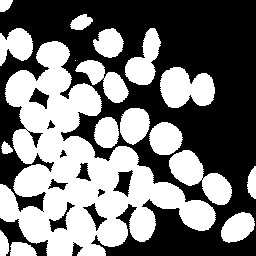
#> input picture TADI/TP1/images/cafe.bmp, 256 x 256 px; the run also reads 1 picture not shown here
$ jupyter execute --allow-errors TP-morpho-1.ipynb   (older library calls are emulated)
#> lines starting #> are read from the running program, lines starting #| are printed output that depends on the picture; after the words box and inside, x2 and y2 are one past the last pixel; in counts of white or black regions, pixels touching at a corner belong together
#!/usr/bin/env python3
# -*- coding: utf-8 -*-
"""
Created on Tue Sep  4 10:23:50 2018
Modified Oct 2020, Oct 2021, Oct 2023

@author: Said Ladjal,Isabelle Bloch
"""

[cell 1]
#%% SECTION 1 -- inclusion of packages


import numpy as np
import platform
import tempfile
import os
import matplotlib.pyplot as plt
from scipy import ndimage as ndip
from skimage import io as skio


import skimage.morphology as morpho
from skimage.segmentation import watershed
from skimage.draw import line
import skimage.feature as skf
from scipy import ndimage as ndi

[cell 2]
#%% SECTION 2 -- Useful functions

# [87 lines left out: functions viewimage, viewimage_color, not called in this run]


def strel(forme,taille,angle=45):
    """renvoie un element structurant de forme
     'diamond'  boule de la norme 1 fermee de rayon taille
     'disk'     boule de la norme 2 fermee de rayon taille
     'square'   carre de cote taille (il vaut mieux utiliser taille=impair)
     'line'     segment de langueur taille et d'orientation angle (entre 0 et 180 en degres)
      (Cette fonction n'est pas standard dans python)

      Restituisce un elemento strutturante di forma:

'diamond': una sfera chiusa di norma 1 con un raggio di dimensione
'disk': una sfera chiusa di norma 2 con un raggio di dimensione
'square': un quadrato di lato di dimensione (è meglio usare dimensione dispari)
'line': un segmento di lunghezza dimensione e orientamento angolo
        (compreso tra 0 e 180 gradi)
    """

    if forme == 'diamond':
        return morpho.diamond(taille)
    if forme == 'disk':
        return morpho.disk(taille)
    if forme == 'square':
        return morpho.square(taille)
    if forme == 'line':
        angle=int(-np.round(angle))
        angle=angle%180
        angle=np.float32(angle)/180.0*np.pi
        x=int(np.round(np.cos(angle)*taille))
        y=int(np.round(np.sin(angle)*taille))
        if x**2+y**2 == 0:
            if abs(np.cos(angle))>abs(np.sin(angle)):
                x=int(np.sign(np.cos(angle)))
                y=0
            else:
                y=int(np.sign(np.sin(angle)))
                x=0
        rr,cc=line(0,0,y,x)
        rr=rr-rr.min()
        cc=cc-cc.min()
        img=np.zeros((rr.max()+1,cc.max()+1) )
        img[rr,cc]=1
        return img
    raise RuntimeError('Erreur dans fonction strel: forme incomprise')


# [19 lines left out: function couleurs_alea, not called in this run]

def gris_depuis_couleur(im):
    """ Transforme une image couleur en image a niveaux de gris"""
    return im[:,:,:3].sum(axis=2)/3

[cell 3]
#%% SECTION 3 -- Examples of functions for this work

# Binary images
#im1=skio.imread('images/cellbin.bmp')
im=skio.imread('images/cafe.bmp')*255
#> im: shape (256, 256) int64; 46.2% white; 18 white regions (1 under 20 px), largest, box (x1, y1, x2, y2) and area: (0, 41, 216, 256) 19081, (160, 67, 215, 108) 1652, (169, 150, 232, 205) 1634


# [8 lines of commented-out code are left out]

plt.imshow(im,cmap="gray",vmin=0, vmax=255)

# viewimage(im) - Utilisable à la place de plt.imshow si Gimp est installé.

se=strel('disk',4)

# dilation
dil=morpho.dilation(im,se)
#> dil: shape (256, 256) int64; 63% white; 23 black regions (9 under 20 px), largest, box (x1, y1, x2, y2) and area: (0, 0, 256, 256) 21960, (0, 59, 41, 140) 782, (136, 141, 172, 180) 445
plt.imshow(dil,cmap="gray",vmin=0, vmax=255)
plt.savefig('grafico.png')#mia aggiunta

# erosion
ero=morpho.erosion(im,se)
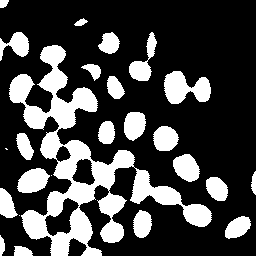
#> ero: shape (256, 256) int64; 26.9% white; 25 white regions (3 under 20 px), largest, box (x1, y1, x2, y2) and area: (9, 45, 212, 256) 10037, (164, 71, 211, 104) 994, (17, 168, 50, 193) 589
plt.imshow(ero,cmap="gray",vmin=0, vmax=255)

#opening
open=morpho.opening(im,se)
#> open: shape (256, 256) int64; 45.7% white; 18 white regions, largest, box (x1, y1, x2, y2) and area: (0, 41, 216, 256) 18977, (160, 67, 215, 108) 1635, (169, 150, 232, 205) 1625
plt.imshow(open,cmap="gray",vmin=0, vmax=255)

#closing
close=morpho.closing(im,se)
#> close: shape (256, 256) int64; 50.2% white; 17 black regions, largest, box (x1, y1, x2, y2) and area: (0, 0, 256, 256) 27077, (0, 55, 45, 144) 1478, (132, 137, 176, 184) 930
plt.imshow(close,cmap="gray",vmin=0, vmax=255)

[cell 4]
#%% Top-hat transforme
im=skio.imread('images/retina2.gif')
t=10
se=strel('line',t,-45)
#> (the rest of this cell did not finish here and is left out)

[cell 5]
#%% Watersheds
im=skio.imread('images/bat200.bmp')
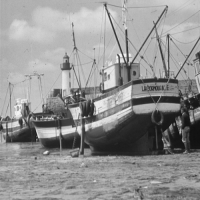
#> input picture TADI/TP1/images/bat200.bmp, 200 x 200 px
#> im is the input picture: shape (200, 200, 3); min 16, max 244, mean 145.9
se=morpho.disk(1)

#> (the rest of this cell did not finish here and is left out)

[cell 6]
#%% reconstruction
im=skio.imread('images/retina2.gif')
se4=strel('disk',4)
#> (the rest of this cell did not finish here and is left out)

TP1 MORPHO

Mathematical morfology on gray-scale images

[cell 7]
#1.1
im_cell_bin=skio.imread('images/cellbin.bmp')*255
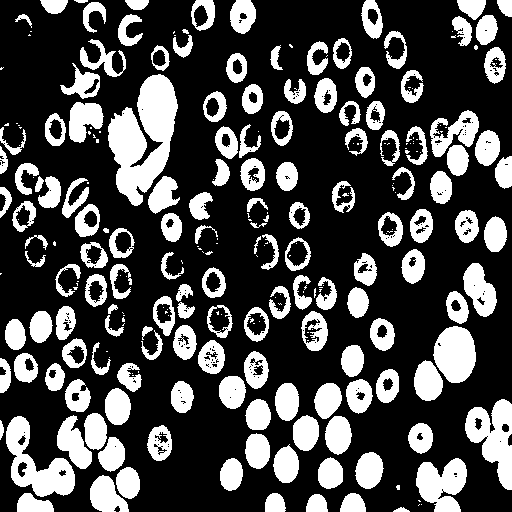
#> input picture TADI/TP1/images/cellbin.bmp, 512 x 512 px
#> im_cell_bin: shape (512, 512) int64; 29.1% white; 270 white regions (119 under 20 px), largest, box (x1, y1, x2, y2) and area: (108, 74, 178, 206) 5286, (6, 416, 75, 497) 2464, (465, 399, 512, 490) 2336
plt.title("original image of a cell bin")
plt.imshow(im_cell_bin,cmap="gray",vmin=0, vmax=255)
plt.show()
#dilation with different structuring elements in terms of size and shape
for se_str in ["diamond", "disk", "square", "line"]:
    size=4
    se=strel(se_str,size)
    dil=morpho.dilation(im_cell_bin,se)
    plt.title(f"image of a cell bin after dilation with a {se_str} of size {size}")
    plt.imshow(dil,cmap="gray",vmin=0, vmax=255)
    plt.show()
#> this loop made 4 passes
#> pass 1, `dil=morpho.dilation(im_cell_bin,se)`:
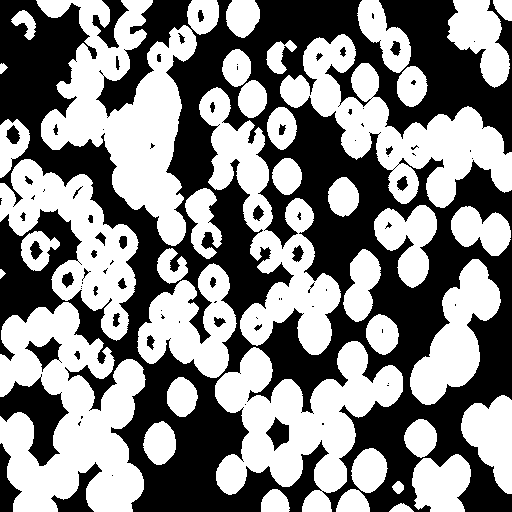
#> dil: shape (512, 512) int64; 52.3% white; 85 black regions (45 under 20 px), largest, box (x1, y1, x2, y2) and area: (0, 0, 512, 512) 116608, (0, 374, 69, 466) 2789, (51, 462, 102, 512) 866

[cell 8]
#prova
# [30 lines left out: function morphological_op, not called in this run]

[cell 9]
#requires to be set only one parameter between the shape and the size of the structuring element
def morphological_op1(op, se_shape, se_size, image):

#> called with op = 'dilation', se_shape = '', se_size = 3, image = 'images/cellbin.bmp'
    if(len(se_shape)>0 and se_size>0):
        print("Not applicable! Requirements not met.\n Set only one parameter bewteen the shape and the size of the structuring element.")
    else:
        im = skio.imread(image)
        plt.imshow(im, cmap="gray")
        plt.show()

        plot_pos=1
        #different sizes
        if len(se_shape)>0:
            l=[(1,se_shape), (2,se_shape), (3,se_shape), (4,se_shape)]
        #different shapes
        elif (se_size!=-1):
            l=[(se_size,"diamond"), (se_size,"disk"), (se_size,"square"), (se_size,"line")]

        plt.subplots_adjust(left=0.1, right=0.9, bottom=0.1, top=0.9, wspace=0.4, hspace=0.4)
        for sz, sh in l:
            if(op=="dilation"):
                morpho_op=morpho.dilation(im, strel(sh, sz))
            if(op=="erosion"):
                morpho_op=morpho.erosion(im, strel(sh, sz))
            if(op=="opening"):
                morpho_op=morpho.opening(im, strel(sh, sz))
            if(op=="closing"):
                morpho_op=morpho.closing(im, strel(sh, sz))
            #plt.figure(figsize=(8, 8))
            plt.subplot(2, 2, plot_pos)
            plt.title(f"{op} with {sh} SE of size {sz}")
            plt.imshow(morpho_op, cmap="gray")
            plot_pos+=1
#> after the loop, plot_pos = 5

[cell 10]
# Load a binary image as an example

morphological_op1("dilation", "", 3, "images/cellbin.bmp")#different shape, same size
plt.show()
morphological_op1("dilation", "disk", -1, "images/cellbin.bmp")#same shape, different size
#> the loop in morphological_op1 (call 2), `for sz, sh in l:` made 4 passes
#> pass 2, in morphological_op1 (call 2), `morpho_op=morpho.dilation(im, strel(sh, sz))`:
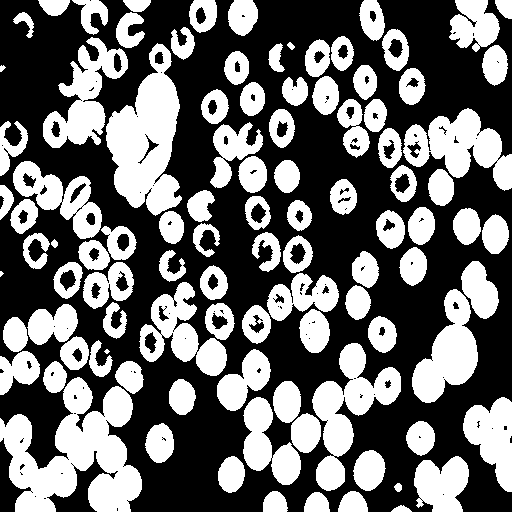
#> morpho_op: shape (512, 512) bool; 41.8% white; 100 white regions (2 under 20 px), largest, box (x1, y1, x2, y2) and area: (0, 377, 142, 512) 10448, (106, 43, 182, 216) 7559, (312, 343, 401, 491) 5124
plt.show()
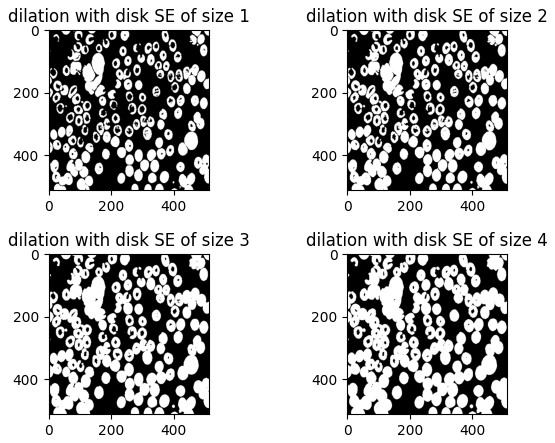
#> figure drawn by matplotlib, 4 panels
morphological_op1("dilation", "disk", 3, "images/cellbin.bmp")#same shape, different size
plt.show()
#morphological_op1("opening", "line", -1, "images/cellbin.bmp")#same shape, different size
plt.show()

[cell 11]
#1.3
def test_idempotent_property(image):
#> called with image = 'images/cellbin.bmp'
    im = skio.imread(image)*255

    plt.subplots_adjust(left=0.1, right=0.9, bottom=0.1, top=0.9, wspace=0.4, hspace=0.4)
    #dilation by a square of size 3x3 followed by a dilation by a square of size 5x5
    double_dilation=morpho.dilation(morpho.dilation(im, strel("square", 3)), strel("square", 5))
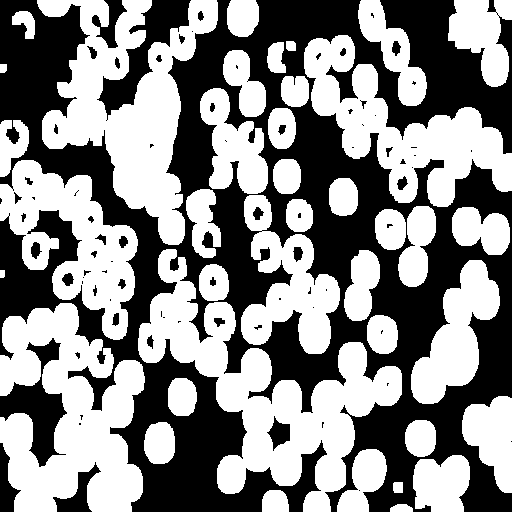
#> double_dilation: shape (512, 512) int64; 53.3% white; 80 black regions (41 under 20 px), largest, box (x1, y1, x2, y2) and area: (0, 0, 512, 512) 111302, (97, 0, 191, 121) 3271, (0, 338, 67, 467) 3226
    plt.subplot(1, 2, 1)
    plt.title("dilation by a square of size 3x3 followed\nby a dilation by a square of size 5x5")
    plt.imshow(double_dilation, cmap="gray")

    #dilation by a square of size 5x5
    single_dilation=morpho.dilation(im, strel("square", 5))
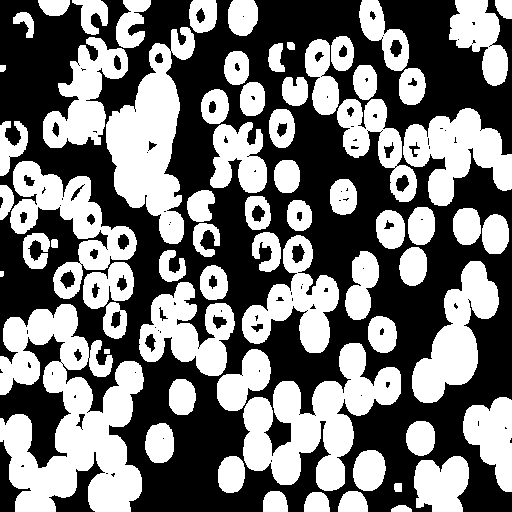
#> single_dilation: shape (512, 512) int64; 46.4% white; 69 white regions, largest, box (x1, y1, x2, y2) and area: (0, 304, 144, 512) 17234, (243, 343, 401, 491) 10419, (106, 27, 195, 244) 9317
    plt.subplot(1, 2, 2)
    plt.title("dilation by a square of size 5x5 ")
    plt.imshow(single_dilation, cmap="gray")
    plt.show()

    plt.subplots_adjust(left=0.1, right=0.9, bottom=0.1, top=0.9, wspace=0.4, hspace=0.4)
    #opening by a square of size 3x3 followed by an opening by a square of size 5x5
    double_opening=morpho.opening(morpho.opening(im, strel("square", 3)), strel("square", 5))
#> double_opening: shape (512, 512) int64; 25% white; 183 white regions (1 under 20 px), largest, box (x1, y1, x2, y2) and area: (108, 75, 178, 205) 5248, (6, 416, 75, 496) 2405, (465, 400, 512, 490) 2308
    plt.subplot(1, 2, 1)
    plt.title("opening by a square of size 3x3 followed\nby an opening by a square of size 5x5")
    plt.imshow(double_opening, cmap="gray")

    #opening by a square of size 5x5
    single_opening=morpho.opening(im, strel("square", 5))
    plt.subplot(1, 2, 2)
    plt.title("opening by a square of size 5x5 ")
    plt.imshow(single_opening, cmap="gray")
    plt.show()

[cell 12]
test_idempotent_property('images/cellbin.bmp')

[cell 13]
#1.4
def top_hat_examples(image):
    im = skio.imread(image)

    structuring_elements = [
        ("square", 3),
        ("disk", 5),
        ("diamond", 7),
    ]

    plt.figure(figsize=(12, 8))
    plt.subplots_adjust(left=0.1, right=0.9, bottom=0.1, top=0.9, wspace=0.4, hspace=0.4)

    # Original image
    plt.subplot(1, len(structuring_elements) + 1, 1)
    plt.title("Original Image")
    plt.imshow(im, cmap="gray")

    # Apply top-hat transform with varying size and shape of the structuring element
    for i, (se_shape, se_size) in enumerate(structuring_elements):
        se = strel(se_shape, se_size)
        opened_image = morpho.opening(im, se)
        top_hat_result = im - opened_image

        plt.subplot(1, len(structuring_elements) + 1, i + 2)
        plt.title(f"Top-Hat with {se_shape} SE of\n size {se_size}")
        plt.imshow(top_hat_result, cmap="gray")

    plt.show()

[cell 14]
# [28 lines left out: function bottom_hat_examples, not called in this run]

#> (a cell that did not finish here is left out)

[cell 16]
#1.5
def white_top_hat(image):
    im = skio.imread(image)
    angles=[0, 45, 90, 135]

    results = []

    for angle in angles:
        se = strel('line', 5, angle)
        opened_image = morpho.opening(im, se)
        results.append(opened_image)

    max_result= np.maximum.reduce(results)#CONTROLLA PER IL REDUCE!!!!

    # Plot the original image
    plt.figure(figsize=(10, 5))
    plt.subplot(131)  # Original image
    plt.title("Original Image")
    plt.imshow(im,cmap="gray",vmin=0, vmax=255)

    # Plot the structuring element
    plt.subplot(132)  # Structuring element
    plt.title("Structuring Element")
    plt.imshow(se,cmap="gray")

    # Plot the point-wise maximum result
    plt.subplot(133)  # Point-wise maximum result
    plt.title("Point-wise Maximum Result")
    plt.imshow(max_result,cmap="gray",vmin=0, vmax=255)

    plt.show()

[cell 17]
#prova
se=strel("line", 100)
plt.subplot(132)  # Structuring element
plt.title("Structuring Element")
plt.imshow(se,cmap="gray")
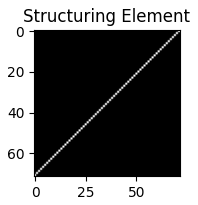
#> figure drawn by matplotlib, 1 panel

#> (a cell that did not finish here is left out)

#> after the loop in white_top_hat, `for angle in angles:`: results = []
white_top_hat("images/cafe.bmp")
white_top_hat("images/bat200.bmp")

[cell 19]
#prova per capire perchè non funziona
im=skio.imread('images/retina2.gif')
t=10
se=strel('line',t,-45)
#> (the rest of this cell did not finish here and is left out)

[cell 20]
#2.1
def alternate_sequential_filter(image, max_size):

    # Load an image (you can use your own image)
#> called with image = 'images/cellbin.bmp', max_size = 10
    im=skio.imread(image)

    # List of structuring element shapes and maximum sizes
    se_shapes = ["square", "disk", "diamond"]

    # Initialize an empty list to store the results
    results = [im]

    # Create the sequence with varying structuring elements
    for i in range(0, max_size):
        print(i)
        se_shape = se_shapes[i % len(se_shapes)]
        se=strel(se_shape, i+1)
        result = morpho.closing(morpho.opening(results[-1], se), se)
        results.append(result)
#> after the loop, results = 11 items

    #plt.subplots_adjust(left=0.1, right=0.9, bottom=0.1, top=0.9, wspace=0.4, hspace=0.4)

    plt.figure(figsize=(15, 5))
    for i, result in enumerate(results):
        plt.subplot(1, len(results), i+1)
        plt.imshow(result, cmap="gray")
        if i==0:
            plt.title("Original\nImage")
        else:
            plt.title(f'SE: {se_shapes[i % len(se_shapes)]},\n Size: {i}')
#> this loop made 11 passes

    plt.show()
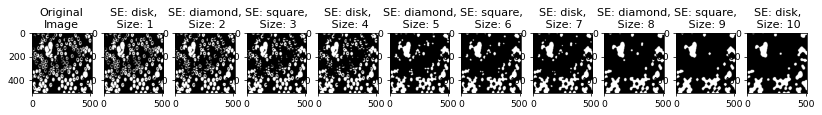
#> figure drawn by matplotlib, 11 panels

[cell 21]
alternate_sequential_filter("images/cellbin.bmp", 10)

[cell 22]
#3.1
im=skio.imread("images/retina2.gif")
se = strel("disk",4)
#> (the rest of this cell did not finish here and is left out)

[cell 23]
#3.2 ????

[cell 24]
#3.3
def alternate_sequential_filter_with_reconstruction(image, max_size):

    # Load an image (you can use your own image)
#> called with image = 'images/retina2.gif', max_size = 4
    im=skio.imread(image)

    # List of structuring element shapes and maximum sizes
    se_shapes = ["square", "disk", "diamond"]

    # Initialize an empty list to store the results
    results = [im]

    # Create the sequence with varying structuring elements
    for i in range(0, max_size):
        print(i)
        se_shape = se_shapes[i % len(se_shapes)]
        se=strel(se_shape, i+1)

        res_opened=morpho.opening(results[-1], se)
        results.append(res_opened)
        res_opened_reconst=morpho.reconstruction(res_opened, results[-1])
        results.append(res_opened_reconst)
        res_opened_closed=morpho.closing(res_opened, se)
        results.append(res_opened_closed)
        res_opened_closed_reconst=morpho.reconstruction(res_opened_closed,res_opened )
        results.append(res_opened_closed_reconst)
#> after the loop, results = 1 item

        #result = morpho.closing(morpho.opening(results[-1], se), se)
        #results.append(result)

    #plt.subplots_adjust(left=0.1, right=0.9, bottom=0.1, top=0.9, wspace=0.4, hspace=0.4)

    plt.figure(figsize=(15, 5))
    for i, result in enumerate(results):
        plt.subplot(1, len(results), i+1)
        plt.imshow(result, cmap="gray")
        if i==0:
            plt.title("Original\nImage")
        else:
            if i%2==0:
                plt.title("reconstructed")
            else:
                plt.title(f'SE: {se_shapes[i % len(se_shapes)]},\n Size: {i}')

    plt.show()
